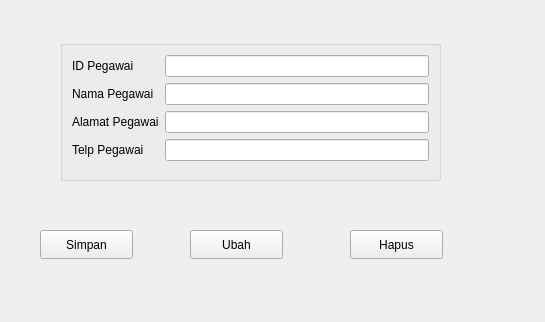
<?xml version="1.0" encoding="UTF-8"?>
<ui version="4.0">
 <class>FormPegawai</class>
 <widget class="QWidget" name="FormPegawai">
  <property name="geometry">
   <rect>
    <x>0</x>
    <y>0</y>
    <width>545</width>
    <height>322</height>
   </rect>
  </property>
  <property name="windowTitle">
   <string>Form</string>
  </property>
  <widget class="QGroupBox" name="formGroupBox">
   <property name="geometry">
    <rect>
     <x>60</x>
     <y>40</y>
     <width>381</width>
     <height>141</height>
    </rect>
   </property>
   <layout class="QFormLayout" name="formLayout">
    <item row="0" column="0">
     <widget class="QLabel" name="iDPegawaiLabel">
      <property name="text">
       <string>ID Pegawai</string>
      </property>
     </widget>
    </item>
    <item row="0" column="1">
     <widget class="QLineEdit" name="iDPegawaiLineEdit"/>
    </item>
    <item row="1" column="0">
     <widget class="QLabel" name="namaPegawaiLabel">
      <property name="text">
       <string>Nama Pegawai</string>
      </property>
     </widget>
    </item>
    <item row="1" column="1">
     <widget class="QLineEdit" name="namaPegawaiLineEdit"/>
    </item>
    <item row="2" column="0">
     <widget class="QLabel" name="alamatPegawaiLabel">
      <property name="text">
       <string>Alamat Pegawai</string>
      </property>
     </widget>
    </item>
    <item row="2" column="1">
     <widget class="QLineEdit" name="alamatPegawaiLineEdit"/>
    </item>
    <item row="3" column="0">
     <widget class="QLabel" name="telpPegawaiLabel">
      <property name="text">
       <string>Telp Pegawai</string>
      </property>
     </widget>
    </item>
    <item row="3" column="1">
     <widget class="QLineEdit" name="telpPegawaiLineEdit"/>
    </item>
   </layout>
  </widget>
  <widget class="QPushButton" name="pushButton">
   <property name="geometry">
    <rect>
     <x>40</x>
     <y>230</y>
     <width>93</width>
     <height>29</height>
    </rect>
   </property>
   <property name="text">
    <string>Simpan</string>
   </property>
  </widget>
  <widget class="QPushButton" name="pushButton_2">
   <property name="geometry">
    <rect>
     <x>190</x>
     <y>230</y>
     <width>93</width>
     <height>29</height>
    </rect>
   </property>
   <property name="text">
    <string>Ubah</string>
   </property>
  </widget>
  <widget class="QPushButton" name="pushButton_3">
   <property name="geometry">
    <rect>
     <x>350</x>
     <y>230</y>
     <width>93</width>
     <height>29</height>
    </rect>
   </property>
   <property name="text">
    <string>Hapus</string>
   </property>
  </widget>
 </widget>
 <resources/>
 <connections/>
</ui>
